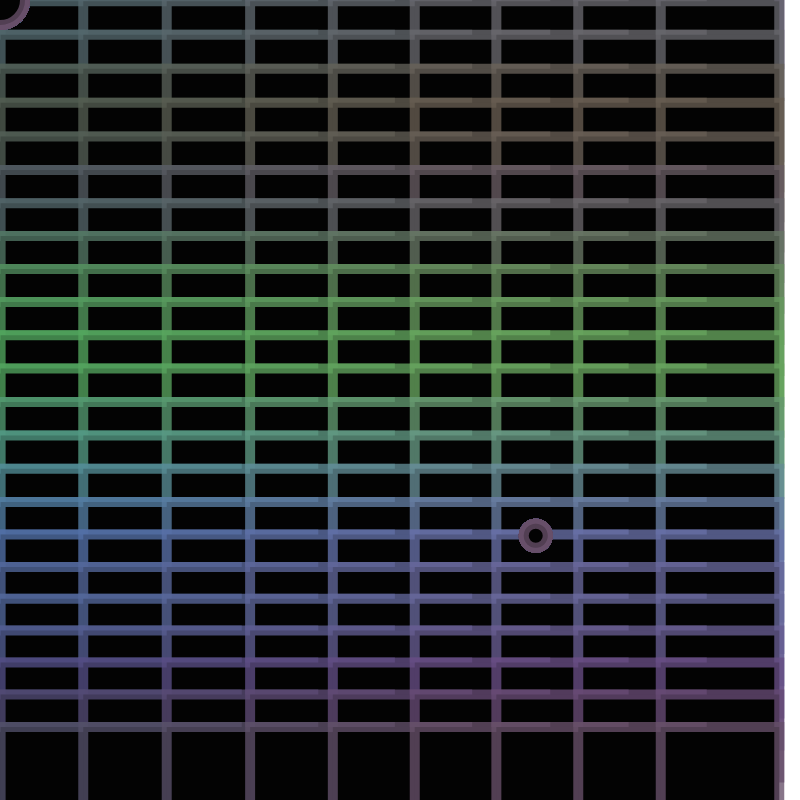
Frame 1 (no input)
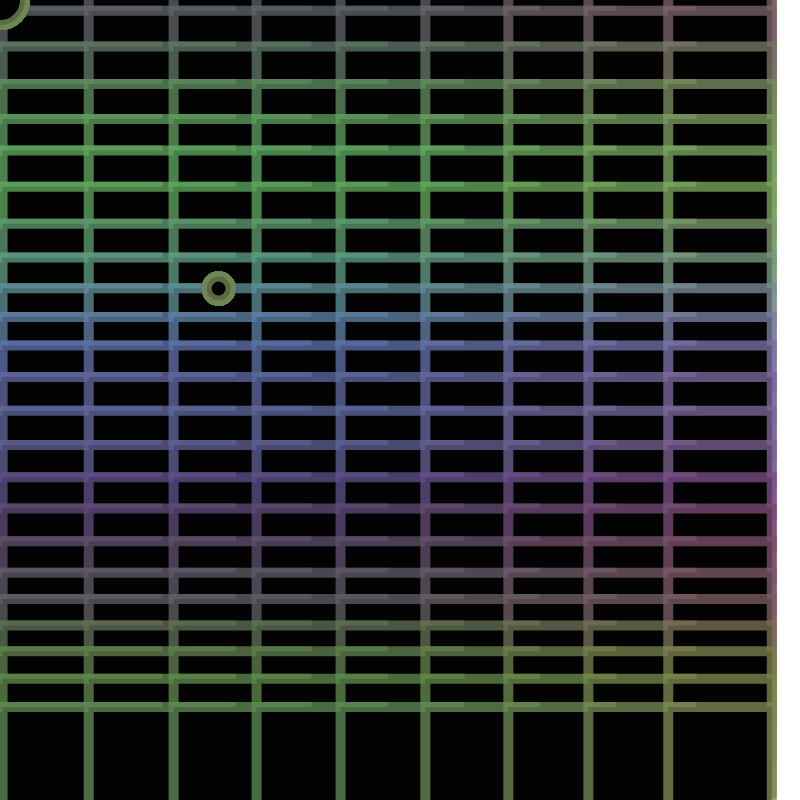
Frame 60 (no input)
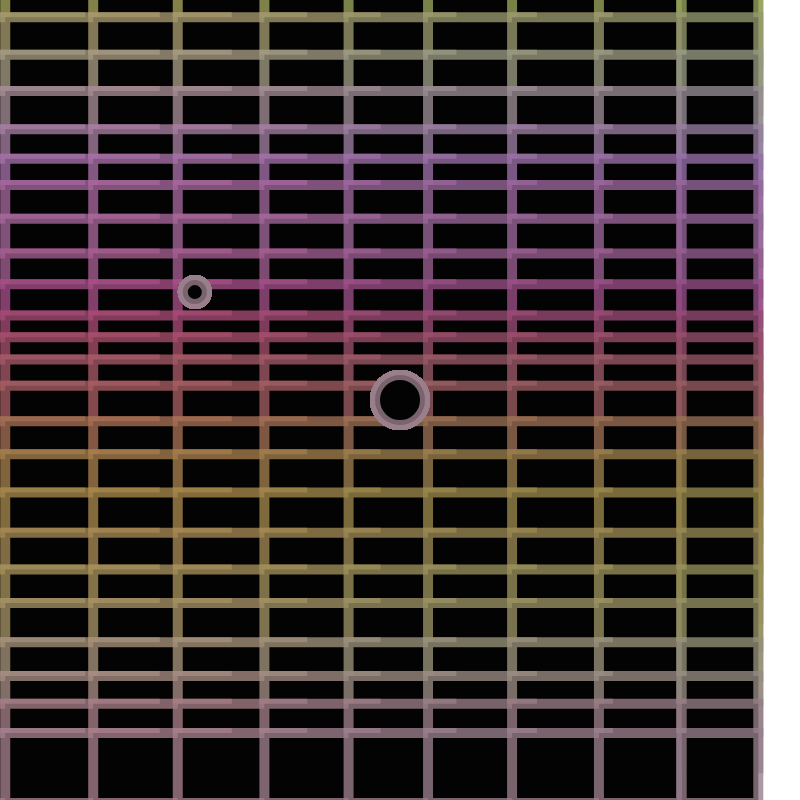
Frame 120 (the mouse pressed at the canvas centre since frame 60)

The p5.js sketch that drew these frames (run headless with seeded random() and noise() and a simulated clock; from frame 60 on, the mouse is pressed at the canvas centre):

// p5.js sketch
// ── sketch.js



let i,j,k
var xoff = 0;
var yoff = 0;


function setup(){

  createCanvas(800,800);
  noStroke()
  rectMode(CENTER);
  // initialize perlin noise values with random parameters
  i = random()
  j = random()
  k = random()
  fill(random(10))
  strokeWeight(10)
}
function draw(){

  var x = map(noise(xoff,yoff),0,1,0,width);
  var y = map(noise(yoff),0,1,0,height);
  xoff += 0.01;
  yoff += 0.01;

  let numCol = 10
  let numRow = 25
  let stepX = width / numCol // height of box 
  let stepY = height / numRow // width of box 
  
   
  background(255)

  for (var col = 0; col < numRow; col++ ){
    for (var row = 0; row < numCol; row++){

     
  //push()
  //translate(positionX,positionY)
  //rotate(angle)
  
  ellipse(mouseX,mouseY,50,50)


  ellipse(x,y,24,24);
     //fill(col/numCol*255,row/numRow*255,mouseX/width*255)
     let r = noise(row/numRow+i)*255
     let b = noise(col/numCol+j)*255
     let g = noise(col/numCol+k)*255
     boxWidth = noise(k*row/numRow)*stepX*3
     boxHeight = noise(j*col/numCol)*stepY*6
     stroke(r,g,b,200)
     //translate();
     rect(row*stepX,col*stepY,boxWidth,boxHeight) 
    
    }
  }

    j += 0.01
    k += 0.01
    i += 0.01
}
